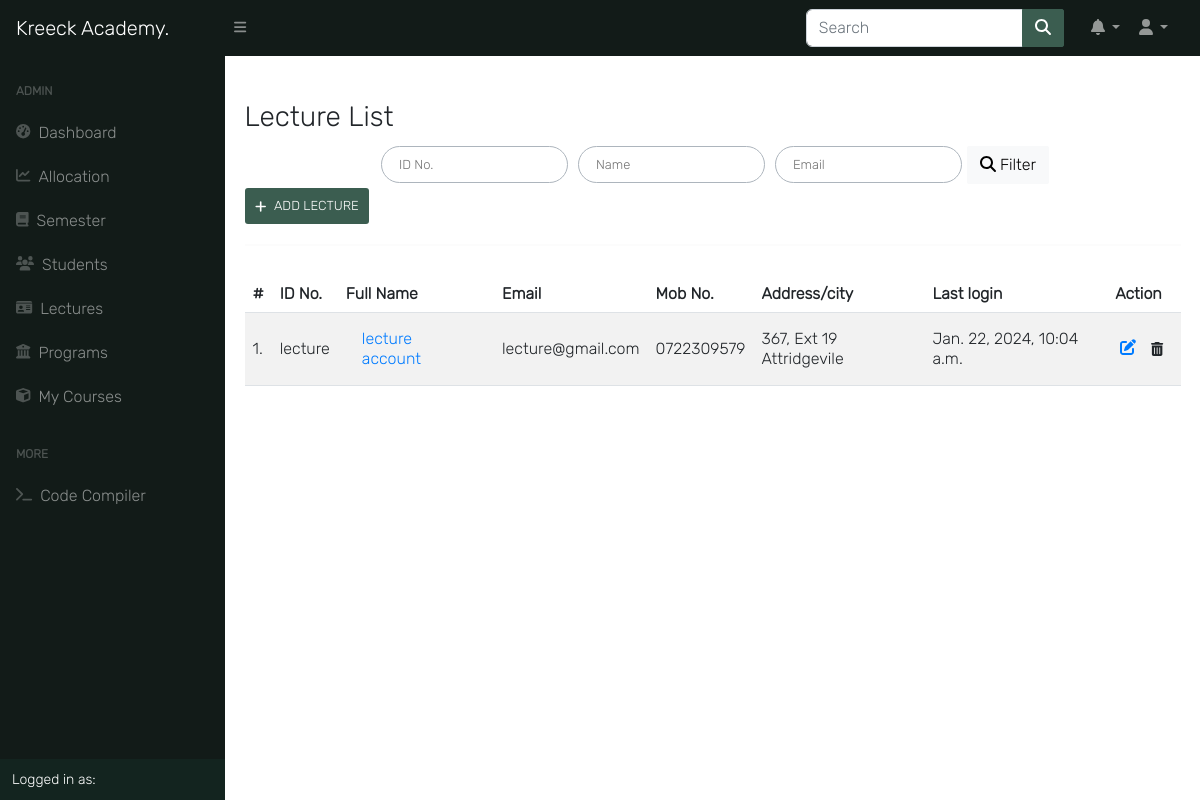
The app's page /auth/lecturers/ (signed in), older data.
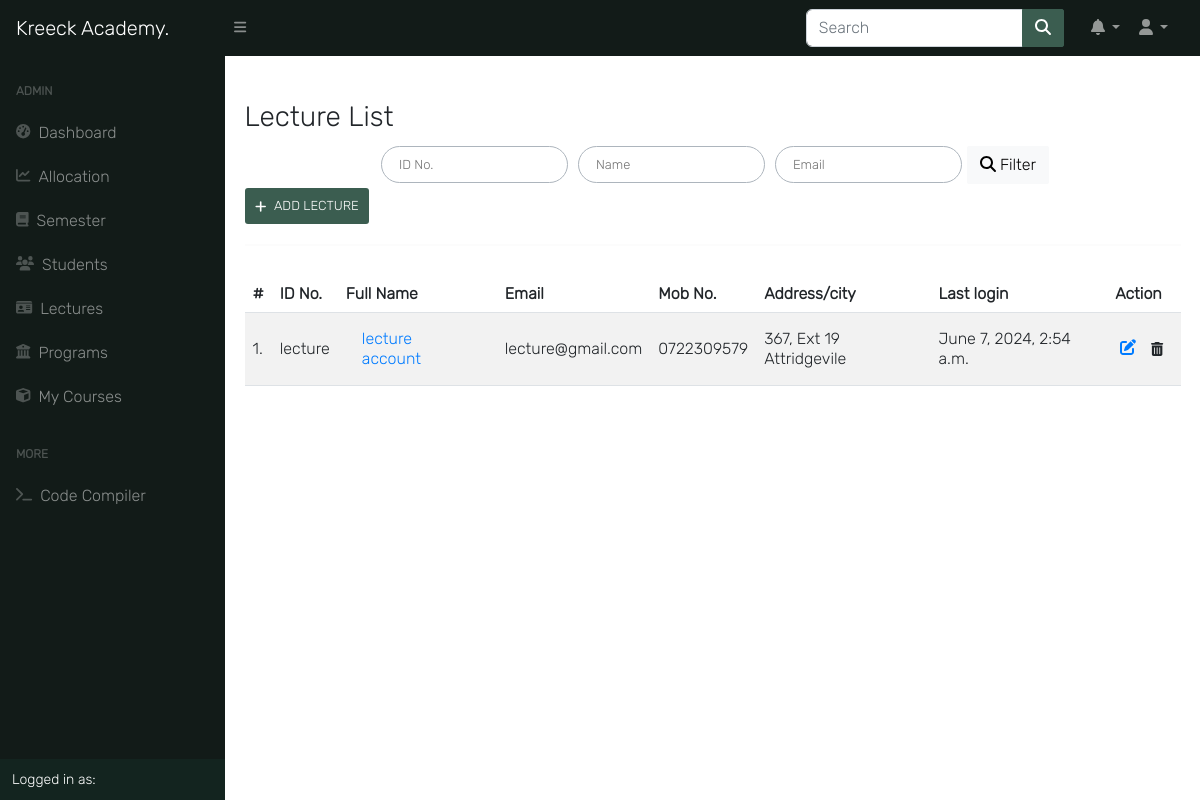
The same page, newer data.
### accounts/models.py (models this page shows, shortened)
class User(AbstractUser):
    is_student = models.BooleanField(default=False)
    is_lecturer = models.BooleanField(default=False)
    is_parent = models.BooleanField(default=False)
    is_dep_head = models.BooleanField(default=False)
    phone = models.CharField(max_length=60, blank=True, null=True)
    address = models.CharField(max_length=60, blank=True, null=True)
    picture = models.ImageField(upload_to='profile_pictures/%y/%m/%d/', default='default.png', null=True)
    email = models.EmailField(blank=True, null=True)
    username_validator = ASCIIUsernameValidator()
    objects = UserManager()
    @property
    def get_full_name(self):
        full_name = self.username
        if self.first_name and self.last_name:
            full_name = self.first_name + " " + self.last_name
        return full_name

### accounts/views.py (the view)
# urls.py: path('lecturers/', LecturerListView.as_view(), name='lecturer_list'),
@method_decorator([login_required, admin_required], name='dispatch')
class LecturerListView(ListView):
    queryset = User.objects.filter(is_lecturer=True)
    template_name = "accounts/lecturer_list.html"
    paginate_by = 10  # if pagination is desired
    def get_context_data(self, **kwargs):
        context = super().get_context_data(**kwargs)
        context['title'] = "Lecturers | Kreeck Academy"
        return context

### templates/accounts/lecturer_list.html (shortened to what this page needs)
{% extends 'base.html' %}
{% load crispy_forms_tags %}
{% block content %}
<h3 class="mt mt-4">Lecture List</h3>
<div class="content-center">
    <form class="search-form" action="" method="POST">{% csrf_token %}
        <input class="au-input" type="text" name="id_no" placeholder="ID No." value="{{ request.GET.id_no }}"/>
        <input class="au-input" type="text" name="name" placeholder="Name" value="{{ request.GET.name }}"/>
        <input class="au-input" type="text" name="email" placeholder="Email" value="{{ request.GET.email }}"/>
        <button class="btn btn-light" type="submit">
            <i class="fas fa-search"></i>  Filter
        </button>
    </form>
</div>
{% if request.user.is_superuser %}
<a class="add-button" href="{% url 'add_lecturer' %}"><i class="fas fa-plus"></i>Add Lecture</a>
{% endif %}
<hr>
<br>
<div class="table-responsive">
    <table  class="table table-striped ">
        <thead class="thead thead-dark">
            <tr>
                <th scope="col">#</th>
                <th scope="col"> ID No. </th>
                <th scope="col"> Full Name </th>
                <th scope="col"> Email </th>
                <th scope="col"> Mob No. </th>
                <th scope="col"> Address/city </th>
                <th scope="col"> Last login </th>
                {% if request.user.is_superuser %}
                <th scope="col"> Action </th>
                {% endif %}
            </tr>
        </thead>
        <tbody>
            {% for lecturer in object_list %}
            <tr>
                <td data-label="#"> {{ forloop.counter }}.</td>
                <td data-label="Username">{{ lecturer.username }}</td>
                <td data-label="Full Names"><a href="{% url 'profile_single' lecturer.id %}">{{ lecturer.get_full_name }}</a></td>
                <td data-label="Email">{{ lecturer.email }}</td>
                <td data-label="Phone">{{ lecturer.phone }}</td>
                <td data-label="Address">{{ lecturer.address }}</td>
                <td data-label="Last Login">{{ lecturer.last_login }}</td>
                {% if request.user.is_superuser %}
                <td >
                    <div class="update-delete">
                        <a href="{% url 'staff_edit' pk=lecturer.pk %}" class="update"><i class="fas fa-edit"></i></a>
                        <form action="{% url 'lecturer_delete' pk=lecturer.pk %}">{% csrf_token %}
                            <button type="submit" class="btn btn-sm"><i class="fas fa-trash-alt"></i></button>
                        </form>
                    </div>
                </td>
                {% endif %}
            {% endfor %}
        </tbody>
        </table>
</div>
</div>
</div>
{% endblock content %}

Row changes from the older to the newer data that the page shows:
changed User "lecture": last_login "Jan. 22, 2024, 10:04 a.m." → "June 7, 2024, 2:54 a.m."
